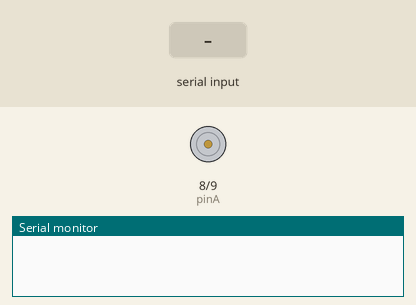
The sketch below on a simulated Arduino Uno, built with avr-gcc and run on an emulated ATmega328P. Shown: motor-driver pin pairs drawn as motors (green arrow = first pin HIGH = forward, orange = second pin HIGH = backward, longer = more drive), the last lines printed to the serial monitor. The test bench sets the inputs (shaded band).

Above: at 1.2 s.
1.3 s: "1" received over Serial
At 2.3 s:
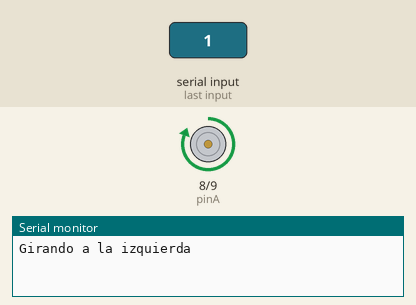
2.8 s: "2" received over Serial
At 3.4 s:
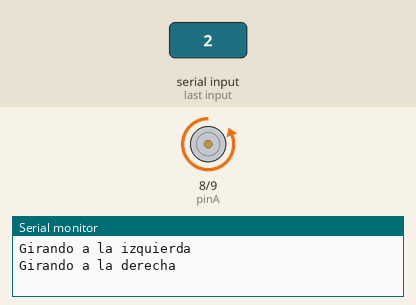
4.3 s: "0" received over Serial
At 5.7 s:
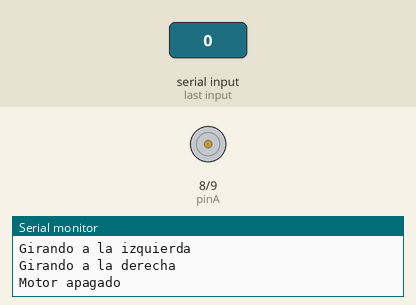
Timing chart, 0 to 7.3 s (numbered marks = the images above; inputs shaded):
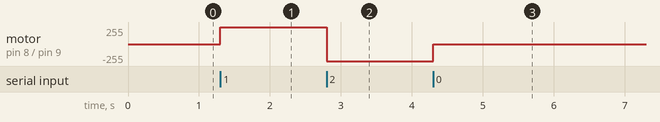

The sketch:

P1-act4-MotorConGiros_dc.ino
```cpp
int pinA = 8;
int pinB = 9;
int vel = 0;
void setup() {
  // put your setup code here, to run once:
  pinMode(pinA, OUTPUT);
  pinMode(pinB, OUTPUT);
  Serial.begin(9600);
}

void mensaje (char m[]){
  Serial.println(m);
}

void velocidad (int v, int pin){
  switch(v){
    case 0:
      digitalWrite(pin, LOW);
      delay(1000);
      digitalWrite(pin, HIGH);
    break;
    case 1:
      digitalWrite(pin, LOW);
      delay(900);
      digitalWrite(pin, HIGH);
    break;
    case 2:
      digitalWrite(pin, LOW);
      delay(800);
      digitalWrite(pin, HIGH);
    break;
    case 3:
      digitalWrite(pin, LOW);
      delay(700);
      digitalWrite(pin, HIGH);
    break;
    case 4:
      digitalWrite(pin, LOW);
      delay(600);
      digitalWrite(pin, HIGH);
    break;
    case 5:
      digitalWrite(pin, LOW);
      delay(500);
      digitalWrite(pin, HIGH);
    break;
    case 6:
      digitalWrite(pin, LOW);
      delay(400);
      digitalWrite(pin, HIGH);
    break;
    case 7:
      digitalWrite(pin, LOW);
      delay(300);
      digitalWrite(pin, HIGH);
    break;
    case 8:
      digitalWrite(pin, LOW);
      delay(200);
      digitalWrite(pin, HIGH);
    break;
    case 9:
      digitalWrite(pin, LOW);
      delay(100);
      digitalWrite(pin, HIGH);
    break;
  }
}


void loop() {
  // put your main code here, to run repeatedly:
  switch(Serial.read()){
    case 48:
    digitalWrite(pinA, LOW);
    digitalWrite(pinB, LOW);
    mensaje("Motor apagado");
    break;
    case 49:
    digitalWrite(pinA, HIGH);
    digitalWrite(pinB, LOW);
    mensaje("Girando a la izquierda");
    break;
    case 50:
    digitalWrite(pinA, LOW);
    digitalWrite(pinB, HIGH);
    mensaje("Girando a la derecha");
    break;

  }

  /*if(digitalRead(pinA) == HIGH){
    velocidad(vel, pinA);
  }else if(digitalRead(pinB) == HIGH){
    velocidad(vel, pinB);
  }

  switch(Serial.read()){
    case 97:
    vel = 0;
    break;
    case 98:
    vel = 1;
    break;
    case 99:
    vel = 2;
    break;
    case 100:
    vel = 3;
    break;
    case 101:
    vel = 4;
    break;
    case 102:
    vel = 5;
    break;
    case 103:
    vel = 6;
    break;
    case 104:
    vel = 7;
    break;
    case 105:
    vel = 8;
    break;
    case 106:
    vel = 9;
    break;
  }*/

}
```

Measured:
- after the input at 1.3 s, motor on pin 8 (pinA) / pin 9 (pinB): stopped → forward 255/255 at once
- after the input at 2.8 s, motor on pin 8 (pinA) / pin 9 (pinB): forward 255/255 → backward 255/255 at once
- after the input at 4.3 s, motor on pin 8 (pinA) / pin 9 (pinB): backward 255/255 → stopped at once
